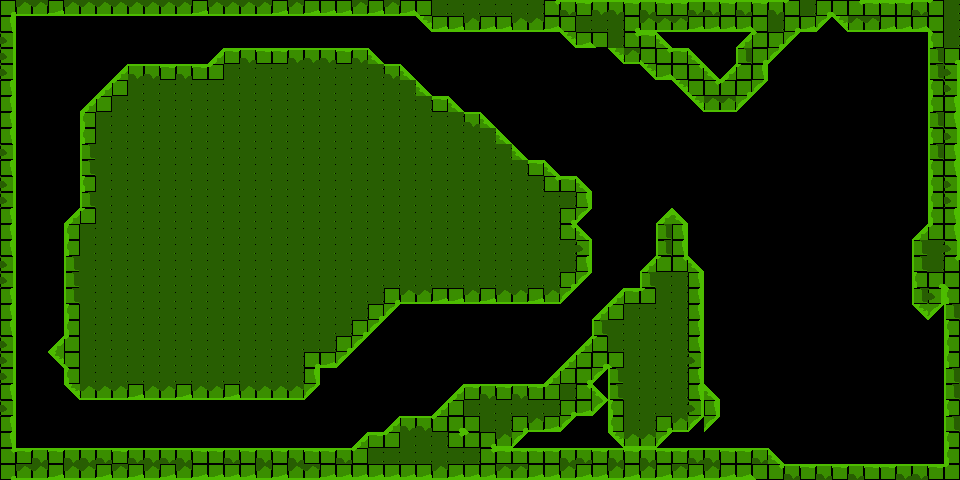

Below is a game level as drawn by its tile map, then a one-line description and the .tmx file that defines it, in full:
An orthogonal 60x30 tile map with 16x16 px tiles, 1 tile layer (terrain), 2 tilesets and 2 objects (finish-line, ball-spawn).

<map version="1.10" tiledversion="1.12.2" orientation="orthogonal" renderorder="right-down" width="60" height="30" tilewidth="16" tileheight="16" infinite="0" nextlayerid="3" nextobjectid="6">
 <properties>
  <property name="boost_line-capacity" type="float" value="20000" />
  <property name="cannon-count" type="int" value="3" />
  <property name="line-capacity" type="float" value="20000" />
 </properties>
 <tileset firstgid="1" source="tileset.tsx" />
 <tileset firstgid="111" source="../act-2/cave.tsx" />
 <layer id="1" name="terrain" width="60" height="30">
  <data encoding="csv">
7,26,26,8,26,26,26,26,26,26,26,26,8,26,26,26,26,8,26,8,8,8,26,8,26,8,9,15,15,15,15,15,15,15,29,4,30,4,4,30,4,30,30,4,4,30,4,30,4,31,15,7,9,29,30,30,30,4,31,15,
18,0,0,0,0,0,0,0,0,0,0,0,0,0,0,0,0,0,0,0,0,0,0,0,0,0,90,8,8,26,8,8,26,26,8,9,15,15,15,7,26,26,26,8,8,8,8,9,15,7,8,91,90,26,26,8,8,8,9,15,
16,0,0,0,0,0,0,0,0,0,0,0,0,0,0,0,0,0,0,0,0,0,0,0,0,0,0,0,0,0,0,0,0,0,0,90,8,9,15,29,30,80,0,0,0,0,79,31,7,91,0,0,0,0,0,0,0,0,20,15,
16,0,0,0,0,0,0,0,0,0,0,0,0,79,30,4,30,30,4,4,4,30,4,80,0,0,0,0,0,0,0,0,0,0,0,0,0,0,90,26,9,29,30,80,0,0,14,7,91,0,0,0,0,0,0,0,0,0,14,7,
16,0,0,0,0,0,0,79,4,4,30,4,30,31,15,15,15,15,15,15,15,15,15,15,4,80,0,0,0,0,0,0,0,0,0,0,0,0,0,0,90,8,9,29,80,79,31,18,0,0,0,0,0,0,0,0,0,0,14,16,
18,0,0,0,0,0,79,31,15,15,15,15,15,15,15,15,15,15,15,15,15,15,15,15,15,15,80,0,0,0,0,0,0,0,0,0,0,0,0,0,0,0,90,9,29,31,7,91,0,0,0,0,0,0,0,0,0,0,20,16,
18,0,0,0,0,79,31,15,15,15,15,15,15,15,15,15,15,15,15,15,15,15,15,15,15,15,15,30,80,0,0,0,0,0,0,0,0,0,0,0,0,0,0,90,26,26,91,0,0,0,0,0,0,0,0,0,0,0,20,18,
18,0,0,0,0,20,15,15,15,15,15,15,15,15,15,15,15,15,15,15,15,15,15,15,15,15,15,15,15,4,80,0,0,0,0,0,0,0,0,0,0,0,0,0,0,0,0,0,0,0,0,0,0,0,0,0,0,0,14,18,
18,0,0,0,0,20,15,15,15,15,15,15,15,15,15,15,15,15,15,15,15,15,15,15,15,15,15,15,15,15,15,80,0,0,0,0,0,0,0,0,0,0,0,0,0,0,0,0,0,0,0,0,0,0,0,0,0,0,20,16,
16,0,0,0,0,14,15,15,15,15,15,15,15,15,15,15,15,15,15,15,15,15,15,15,15,15,15,15,15,15,15,15,80,0,0,0,0,0,0,0,0,0,0,0,0,0,0,0,0,0,0,0,0,0,0,0,0,0,14,18,
18,0,0,0,0,14,15,15,15,15,15,15,15,15,15,15,15,15,15,15,15,15,15,15,15,15,15,15,15,15,15,15,15,30,80,0,0,0,0,0,0,0,0,0,0,0,0,0,0,0,0,0,0,0,0,0,0,0,20,18,
16,0,0,0,0,20,15,15,15,15,15,15,15,15,15,15,15,15,15,15,15,15,15,15,15,15,15,15,15,15,15,15,15,15,29,30,80,0,0,0,0,0,0,0,0,0,0,0,0,0,0,0,0,0,0,0,0,0,20,16,
16,0,0,0,0,14,15,15,15,15,15,15,15,15,15,15,15,15,15,15,15,15,15,15,15,15,15,15,15,15,15,15,15,15,15,15,18,0,0,0,0,0,0,0,0,0,0,0,0,0,0,0,0,0,0,0,0,0,20,16,
18,0,0,0,79,31,15,15,15,15,15,15,15,15,15,15,15,15,15,15,15,15,15,15,15,15,15,15,15,15,15,15,15,15,15,7,91,0,0,0,0,79,80,0,0,0,0,0,0,0,0,0,0,0,0,0,0,0,20,18,
18,0,0,0,20,15,15,15,15,15,15,15,15,15,15,15,15,15,15,15,15,15,15,15,15,15,15,15,15,15,15,15,15,15,15,29,80,0,0,0,0,14,18,0,0,0,0,0,0,0,0,0,0,0,0,0,0,79,31,18,
18,0,0,0,20,15,15,15,15,15,15,15,15,15,15,15,15,15,15,15,15,15,15,15,15,15,15,15,15,15,15,15,15,15,15,15,16,0,0,0,0,14,18,0,0,0,0,0,0,0,0,0,0,0,0,0,0,14,15,16,
16,0,0,0,14,15,15,15,15,15,15,15,15,15,15,15,15,15,15,15,15,15,15,15,15,15,15,15,15,15,15,15,15,15,15,15,18,0,0,0,79,31,29,80,0,0,0,0,0,0,0,0,0,0,0,0,0,14,15,29,
16,0,0,0,14,15,15,15,15,15,15,15,15,15,15,15,15,15,15,15,15,15,15,15,15,15,15,15,15,15,15,15,15,15,15,7,91,0,0,0,14,15,15,18,0,0,0,0,0,0,0,0,0,0,0,0,0,20,7,9,
18,0,0,0,14,15,15,15,15,15,15,15,15,15,15,15,15,15,15,15,15,15,15,15,7,26,26,8,8,26,8,26,26,8,26,91,0,0,79,30,31,15,15,18,0,0,0,0,0,0,0,0,0,0,0,0,0,14,16,20,
18,0,0,0,20,15,15,15,15,15,15,15,15,15,15,15,15,15,15,15,15,15,15,7,91,0,0,0,0,0,0,0,0,0,0,0,0,79,31,15,15,15,15,18,0,0,0,0,0,0,0,0,0,0,0,0,0,90,91,14,
18,0,0,0,20,15,15,15,15,15,15,15,15,15,15,15,15,15,15,15,15,15,7,91,0,0,0,0,0,0,0,0,0,0,0,0,0,14,15,15,15,15,15,18,0,0,0,0,0,0,0,0,0,0,0,0,0,0,0,20,
16,0,0,79,31,15,15,15,15,15,15,15,15,15,15,15,15,15,15,15,15,7,91,0,0,0,0,0,0,0,0,0,0,0,0,0,79,31,15,15,15,15,15,18,0,0,0,0,0,0,0,0,0,0,0,0,0,0,0,20,
16,0,0,90,9,15,15,15,15,15,15,15,15,15,15,15,15,15,15,7,8,91,0,0,0,0,0,0,0,0,0,0,0,0,0,79,31,7,9,15,15,15,15,16,0,0,0,0,0,0,0,0,0,0,0,0,0,0,0,20,
16,0,0,0,20,15,15,15,15,15,15,15,15,15,15,15,15,15,15,18,0,0,0,0,0,0,0,0,0,0,0,0,0,0,79,31,7,91,14,15,15,15,15,18,0,0,0,0,0,0,0,0,0,0,0,0,0,0,0,14,
18,0,0,0,90,26,26,26,8,26,26,8,26,26,8,26,26,26,26,91,0,0,0,0,0,0,0,0,79,30,4,30,4,30,31,15,29,80,14,15,15,15,15,18,80,0,0,0,0,0,0,0,0,0,0,0,0,0,0,14,
16,0,0,0,0,0,0,0,0,0,0,0,0,0,0,0,0,0,0,0,0,0,0,0,0,0,0,79,31,15,15,15,15,15,15,7,8,91,20,15,15,15,15,16,18,0,0,0,0,0,0,0,0,0,0,0,0,0,0,20,
18,0,0,0,0,0,0,0,0,0,0,0,0,0,0,0,0,0,0,0,0,0,0,0,79,4,4,31,7,9,15,15,7,26,8,91,0,0,20,15,15,7,26,91,91,0,0,0,0,0,0,0,0,0,0,0,0,0,0,14,
18,0,0,0,0,0,0,0,0,0,0,0,0,0,0,0,0,0,0,0,0,0,79,30,31,15,15,15,29,31,7,26,91,0,0,0,0,0,90,26,26,91,0,0,0,0,0,0,0,0,0,0,0,0,0,0,0,0,0,20,
29,30,4,30,4,4,4,30,4,4,4,4,30,30,4,30,4,30,4,30,30,4,31,15,15,15,15,15,15,15,29,30,30,30,30,4,4,30,4,30,4,30,30,4,4,30,30,4,80,0,0,0,0,0,0,0,0,0,0,20,
7,26,26,8,26,26,8,26,8,26,8,26,8,8,8,8,26,8,26,26,8,8,8,8,8,8,8,26,8,8,8,26,26,8,8,26,8,8,26,8,26,8,26,8,26,8,8,9,29,4,30,4,30,4,30,30,4,4,30,31
</data>
 </layer>
 <objectgroup id="2" name="game">
  <object id="2" name="finish-line" x="913.333" y="338.667">
   <polygon points="0,0 -1.33333,122.667 28,122.667 28,-2.66667" />
  </object>
  <object id="3" name="ball-spawn" x="37.3333" y="58.6667">
   <point />
  </object>
 </objectgroup>
</map>
